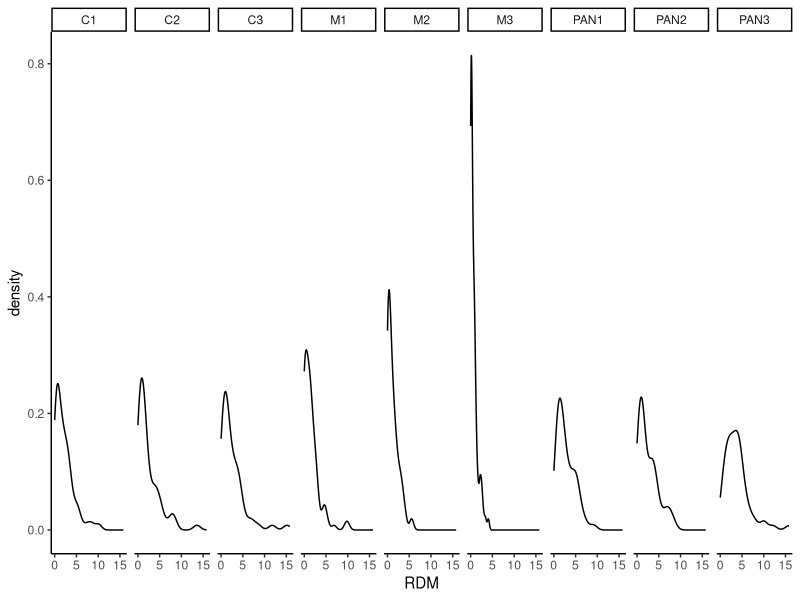
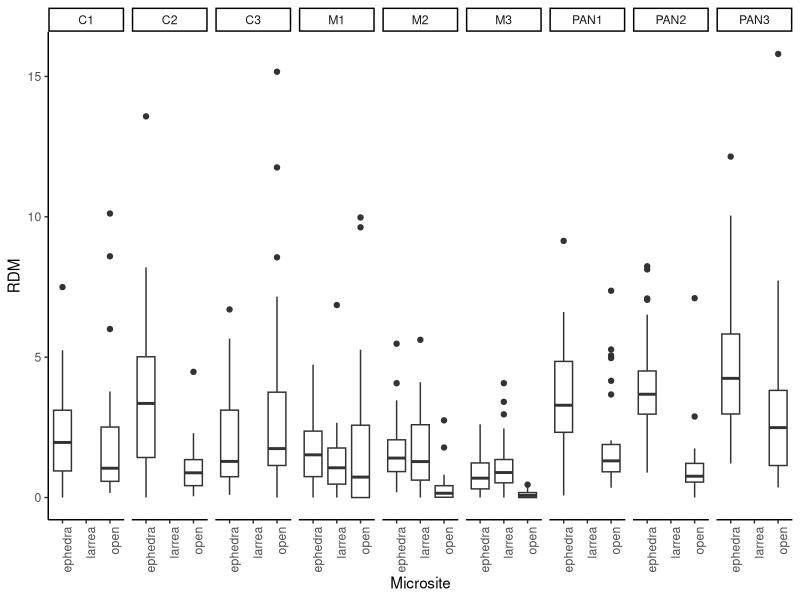
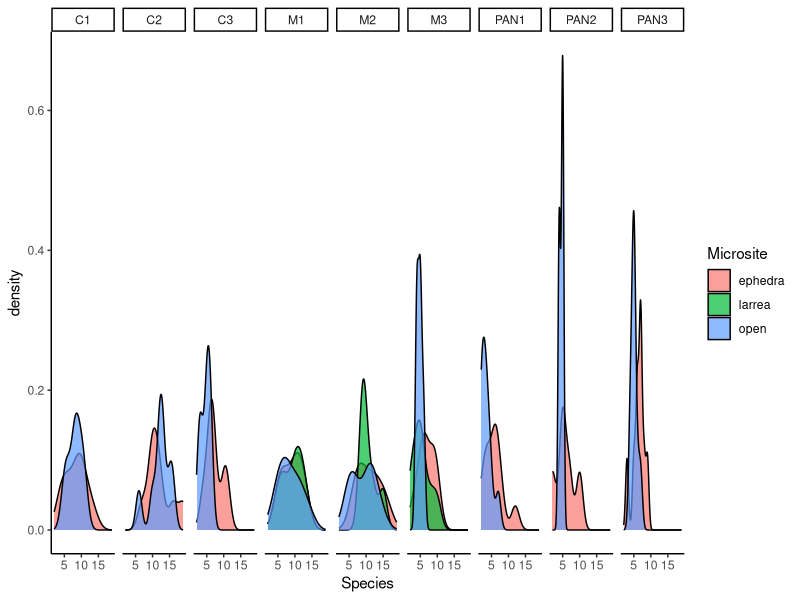
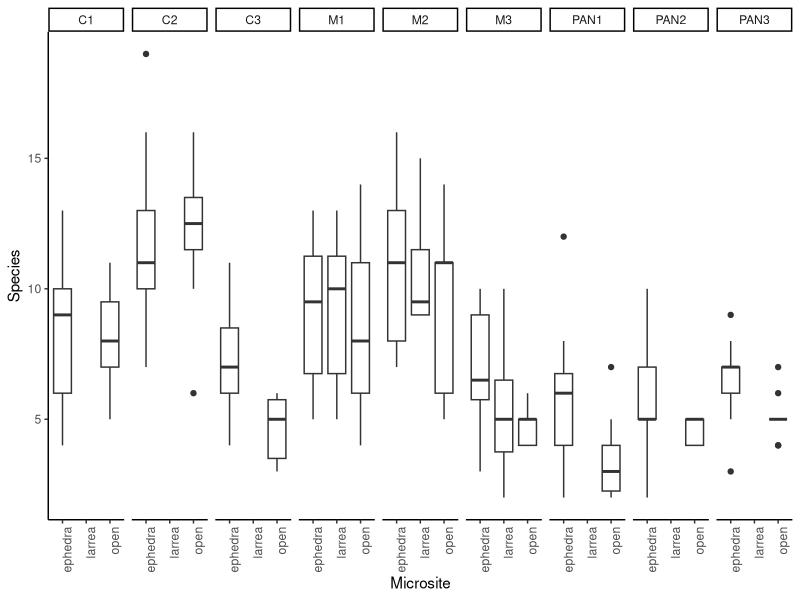
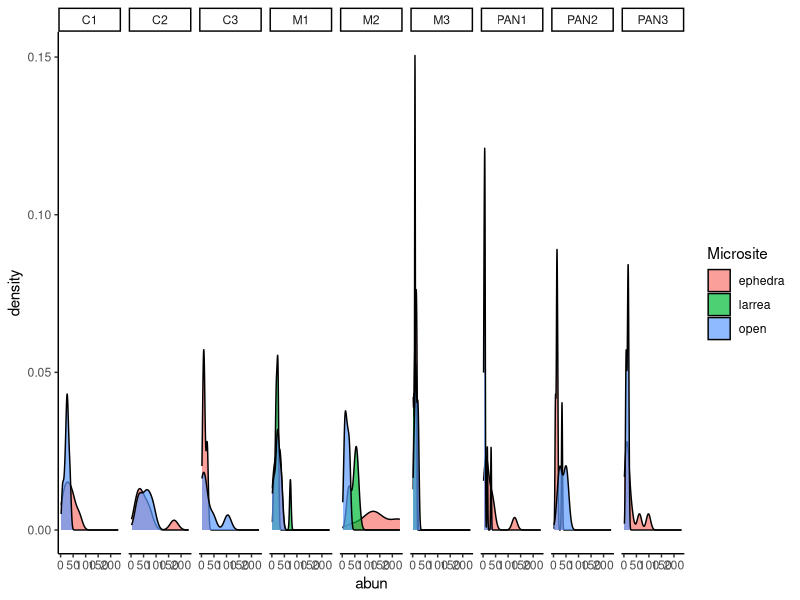
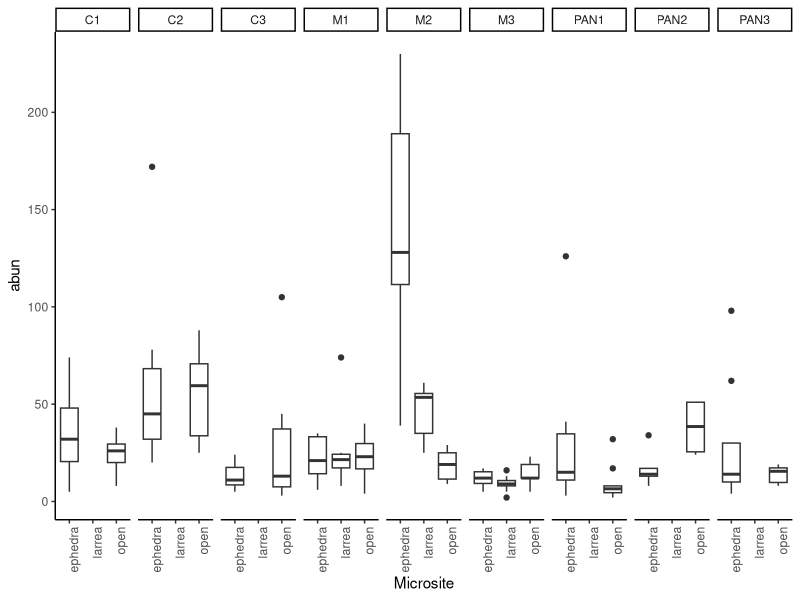
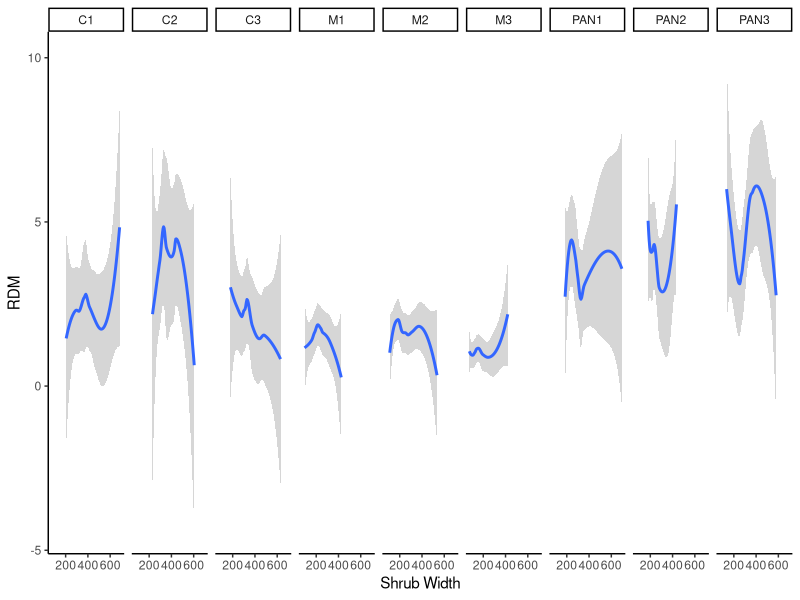
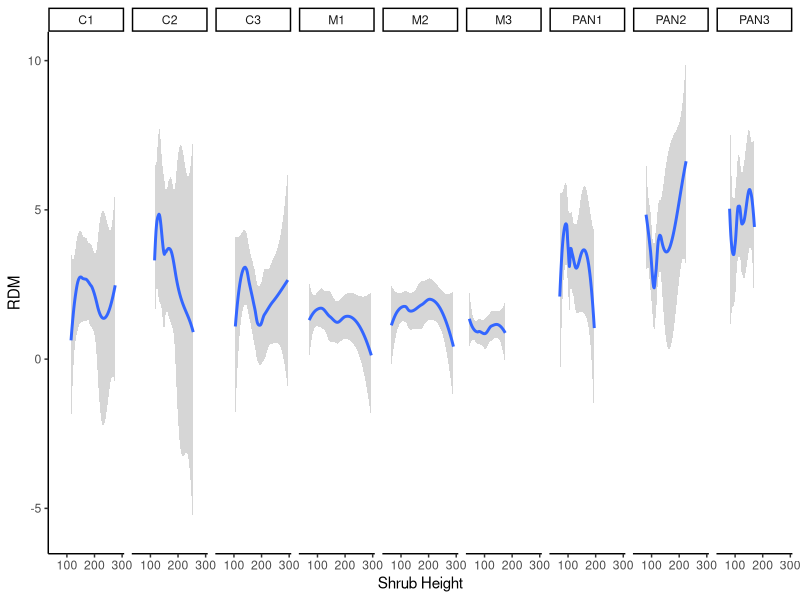

Generate these figures, in order, with R:
## ---- chunk 1
library(tidyverse)
library(purrr)
library(ggthemes)

env <- read.csv("clean_data/cov.csv")
comm <- read.csv("clean_data/comm.csv")
rdm <- read.csv("clean_data/veg_covariates.csv")
eph <- filter(env, Microsite != "larrea")
## ---- chunk 2
ggplot(rdm, aes(RDM)) + geom_density() + facet_grid(~site) + theme_classic()
ggplot(rdm, aes(Microsite, RDM)) + geom_boxplot() + facet_grid(~site)+ theme_classic() + theme(axis.text.x = element_text(angle = 90, hjust = 1))

## ---- chunk 3
ggplot(env, aes(Species, fill = Microsite)) + geom_density(alpha = 0.7) + facet_grid(~site)+ theme_classic()
ggplot(env, aes(Microsite, Species)) + geom_boxplot() + facet_grid(~site)+ theme_classic() + theme(axis.text.x = element_text(angle = 90, hjust = 1))
## ---- chunk 4
env %>% filter(abun < 350) %>% ggplot(aes(abun, fill = Microsite)) + geom_density(alpha = 0.7) + facet_grid(~site)+ theme_classic()

env %>% filter(abun < 350) %>% ggplot(aes(Microsite, abun)) + geom_boxplot() + facet_grid(~site)+ theme_classic() + theme(axis.text.x = element_text(angle = 90, hjust = 1))
## ---- chunk 5
ggplot(rdm, aes(x, RDM)) + geom_smooth() + facet_grid(~site) + xlab("Shrub Width")+ theme_classic()

ggplot(rdm, aes(z, RDM)) + geom_smooth() + facet_grid(~site) + xlab("Shrub Height")+ theme_classic()

## ---- chunk 6
ggplot(eph, aes(RDM, Species)) + geom_smooth(method = lm) + geom_point() + theme_classic()
ggplot(eph, aes(RDM, Species, fill = Microsite)) + geom_smooth(method = lm) + geom_point() + theme_classic()
ggplot(eph, aes(RDM, Species, fill = Microsite)) + geom_smooth(method = lm) + geom_point() + theme_classic() + facet_grid(~Region)

## ---- chunk 7
ggplot(filter(eph, abun < 350), aes(RDM, abun)) + geom_smooth(method = lm) + geom_point() + theme_classic()

ggplot(filter(eph, abun < 350), aes(RDM, abun, fill = Microsite)) + geom_smooth(method = lm) + geom_point() + theme_classic()

ggplot(filter(eph, abun < 350), aes(RDM, abun, fill = Microsite)) + geom_smooth(method = lm) + geom_point() + theme_classic() + facet_grid(~Region)
## ---- chunk 8
ggplot(eph, aes(Microsite, Species)) + geom_boxplot() + theme_classic() + theme(axis.text.x = element_text(angle = 90, hjust = 1))
ggplot(eph, aes(Microsite, Species)) + geom_boxplot() + facet_grid(~Region) + theme_classic() + theme(axis.text.x = element_text(angle = 90, hjust = 1))
ggplot(eph, aes(Microsite, Species)) + geom_boxplot() + facet_grid(~site) + theme_classic() + theme(axis.text.x = element_text(angle = 90, hjust = 1))
## ---- chunk 9
ggplot(filter(eph, abun <350), aes(Microsite, abun)) + geom_boxplot() + theme_classic() + theme(axis.text.x = element_text(angle = 90, hjust = 1))
ggplot(filter(eph, abun <350), aes(Microsite, abun)) + geom_boxplot() + facet_grid(~Region) + theme_classic() + theme(axis.text.x = element_text(angle = 90, hjust = 1))
ggplot(filter(eph, abun <350), aes(Microsite, abun)) + geom_boxplot() + facet_grid(~site) + theme_classic() + theme(axis.text.x = element_text(angle = 90, hjust = 1))
